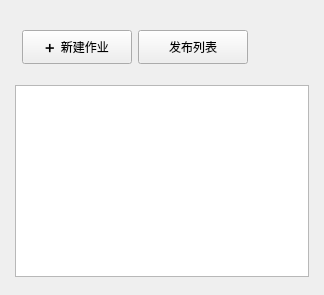
           <widget class="QWidget" name="page_list">
            <layout class="QVBoxLayout" name="verticalLayout_9">
             <property name="leftMargin">
              <number>15</number>
             </property>
             <property name="topMargin">
              <number>0</number>
             </property>
             <property name="rightMargin">
              <number>15</number>
             </property>
             <property name="bottomMargin">
              <number>9</number>
             </property>
             <item>
              <widget class="QWidget" name="widget_btns" native="true">
               <property name="minimumSize">
                <size>
                 <width>0</width>
                 <height>35</height>
                </size>
               </property>
               <property name="maximumSize">
                <size>
                 <width>16777215</width>
                 <height>16777215</height>
                </size>
               </property>
               <layout class="QHBoxLayout" name="horizontalLayout_13">
                <property name="spacing">
                 <number>6</number>
                </property>
                <property name="leftMargin">
                 <number>7</number>
                </property>
                <property name="topMargin">
                 <number>30</number>
                </property>
                <property name="rightMargin">
                 <number>15</number>
                </property>
                <property name="bottomMargin">
                 <number>6</number>
                </property>
                <item>
                 <widget class="QPushButton" name="btnCreateJob">
                  <property name="minimumSize">
                   <size>
                    <width>110</width>
                    <height>34</height>
                   </size>
                  </property>
                  <property name="maximumSize">
                   <size>
                    <width>110</width>
                    <height>34</height>
                   </size>
                  </property>
                  <property name="text">
                   <string>➕  新建作业</string>
                  </property>
                 </widget>
                </item>
                <item>
                 <widget class="QPushButton" name="btnPublish">
                  <property name="minimumSize">
                   <size>
                    <width>110</width>
                    <height>34</height>
                   </size>
                  </property>
                  <property name="text">
                   <string>发布列表</string>
                  </property>
                  <property name="icon">
                   <iconset resource="../themes/green/green.qrc">
                    <normaloff>:/images/view/list.png</normaloff>:/images/view/list.png</iconset>
                  </property>
                  <property name="autoDefault">
                   <bool>true</bool>
                  </property>
                  <property name="default">
                   <bool>false</bool>
                  </property>
                 </widget>
                </item>
                <item>
                 <spacer name="horizontalSpacer">
                  <property name="orientation">
                   <enum>Qt::Horizontal</enum>
                  </property>
                  <property name="sizeHint" stdset="0">
                   <size>
                    <width>40</width>
                    <height>20</height>
                   </size>
                  </property>
                 </spacer>
                </item>
                <item>
                 <widget class="SearchBox" name="widgetSearchBox" native="true"/>
                </item>
               </layout>
              </widget>
             </item>
             <item>
              <widget class="QWidget" name="widget_listview" native="true">
               <layout class="QVBoxLayout" name="verticalLayout_15">
                <property name="leftMargin">
                 <number>0</number>
                </property>
                <property name="topMargin">
                 <number>9</number>
                </property>
                <property name="rightMargin">
                 <number>0</number>
                </property>
                <property name="bottomMargin">
                 <number>9</number>
                </property>
                <item>
                 <widget class="JobListView" name="listView">
                  <property name="verticalScrollMode">
                   <enum>QAbstractItemView::ScrollPerPixel</enum>
                  </property>
                  <property name="horizontalScrollMode">
                   <enum>QAbstractItemView::ScrollPerPixel</enum>
                  </property>
                  <property name="layoutMode">
                   <enum>QListView::SinglePass</enum>
                  </property>
                  <property name="spacing">
                   <number>5</number>
                  </property>
                  <property name="uniformItemSizes">
                   <bool>true</bool>
                  </property>
                  <property name="batchSize">
                   <number>500</number>
                  </property>
                 </widget>
                </item>
               </layout>
              </widget>
             </item>
            </layout>
           </widget>
